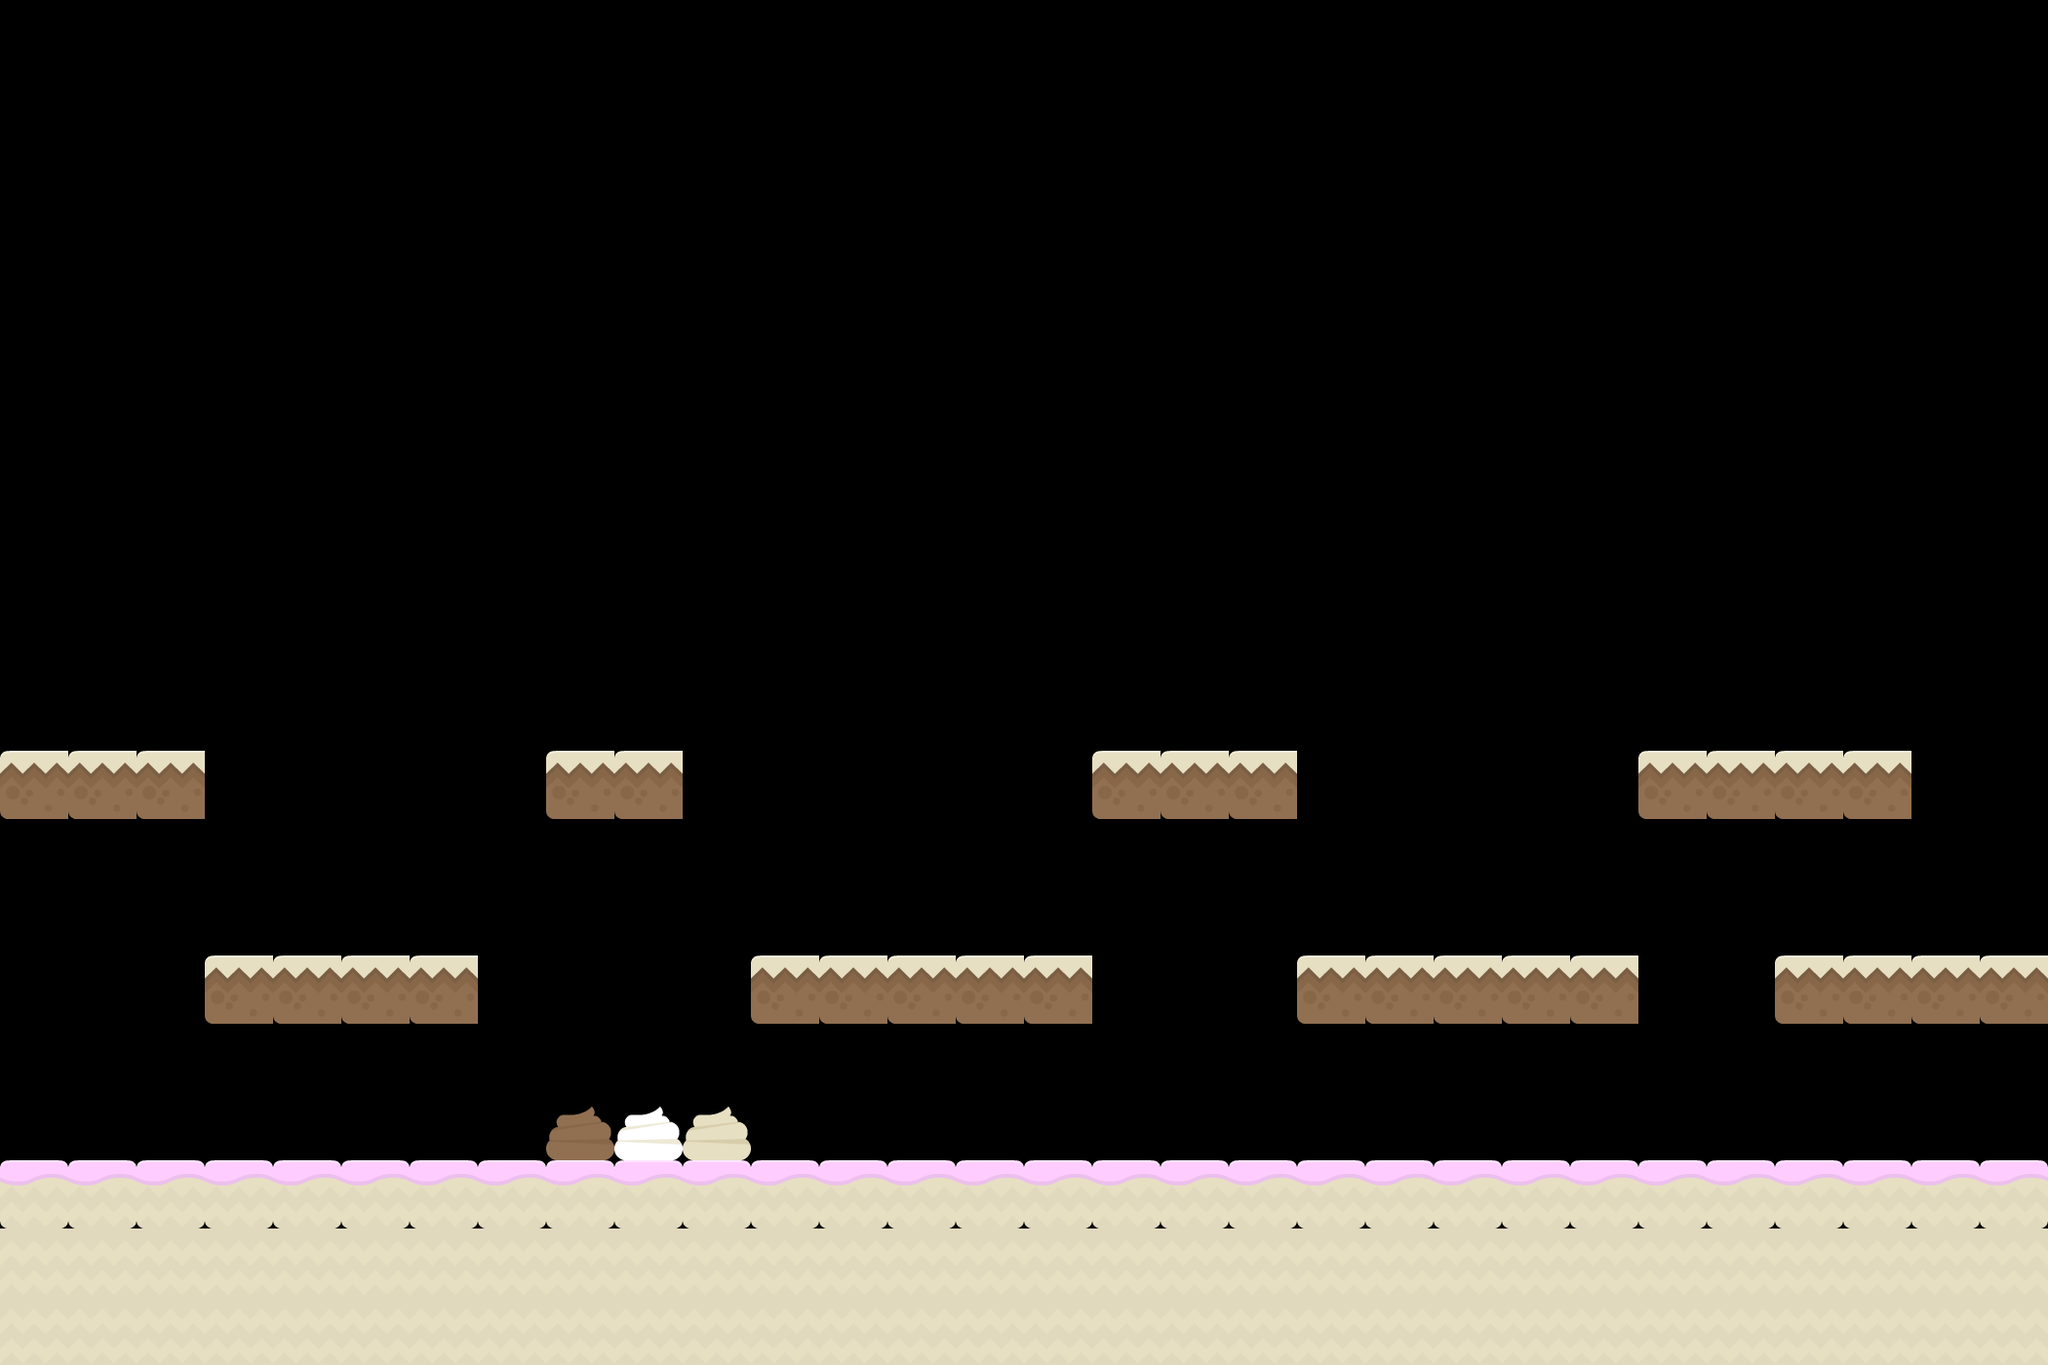

Rendered tile map (Tiled .tmx) drawn with the repository's tilesets; below, a short description and the full map source, tile grids included:
An orthogonal 30x20 tile map with 70x70 px tiles, 2 tile layers (ground, obstacles) and 7 objects (5x star, HeroSpwam, cream).

<map version="1.4" tiledversion="1.4.3" orientation="orthogonal" renderorder="right-down" width="30" height="20" tilewidth="70" tileheight="70" infinite="0" nextlayerid="4" nextobjectid="8">
 <editorsettings>
  <export target="candymap3.json" format="json" />
 </editorsettings>
 <tileset firstgid="1" name="CandyWorld" tilewidth="70" tileheight="70" tilecount="98" columns="14">
  <image source="sheetCandy.png" width="980" height="490" />
  <tile id="1">
   <properties>
    <property name="collides" type="bool" value="true" />
   </properties>
  </tile>
  <tile id="2">
   <properties>
    <property name="collides" type="bool" value="true" />
   </properties>
  </tile>
  <tile id="3">
   <properties>
    <property name="collides" type="bool" value="true" />
   </properties>
  </tile>
  <tile id="4">
   <properties>
    <property name="collides" type="bool" value="true" />
   </properties>
  </tile>
  <tile id="5">
   <properties>
    <property name="collides" type="bool" value="true" />
   </properties>
  </tile>
  <tile id="6">
   <properties>
    <property name="collides" type="bool" value="true" />
   </properties>
  </tile>
  <tile id="7">
   <properties>
    <property name="collides" type="bool" value="true" />
   </properties>
  </tile>
  <tile id="8">
   <properties>
    <property name="collides" type="bool" value="true" />
   </properties>
  </tile>
  <tile id="9">
   <properties>
    <property name="collides" type="bool" value="true" />
   </properties>
  </tile>
  <tile id="10">
   <properties>
    <property name="collides" type="bool" value="true" />
   </properties>
  </tile>
  <tile id="11">
   <properties>
    <property name="collides" type="bool" value="true" />
   </properties>
  </tile>
  <tile id="12">
   <properties>
    <property name="collides" type="bool" value="true" />
   </properties>
  </tile>
  <tile id="13">
   <properties>
    <property name="collides" type="bool" value="true" />
   </properties>
  </tile>
  <tile id="15">
   <properties>
    <property name="collides" type="bool" value="true" />
   </properties>
  </tile>
  <tile id="16">
   <properties>
    <property name="collides" type="bool" value="true" />
   </properties>
  </tile>
  <tile id="17">
   <properties>
    <property name="collides" type="bool" value="true" />
   </properties>
  </tile>
  <tile id="18">
   <properties>
    <property name="collides" type="bool" value="true" />
   </properties>
  </tile>
  <tile id="19">
   <properties>
    <property name="collides" type="bool" value="true" />
   </properties>
  </tile>
  <tile id="20">
   <properties>
    <property name="collides" type="bool" value="true" />
   </properties>
  </tile>
  <tile id="21">
   <properties>
    <property name="collides" type="bool" value="true" />
   </properties>
  </tile>
  <tile id="22">
   <properties>
    <property name="collides" type="bool" value="true" />
   </properties>
  </tile>
  <tile id="23">
   <properties>
    <property name="collides" type="bool" value="true" />
   </properties>
  </tile>
  <tile id="24">
   <properties>
    <property name="collides" type="bool" value="true" />
   </properties>
  </tile>
  <tile id="25">
   <properties>
    <property name="collides" type="bool" value="true" />
   </properties>
  </tile>
  <tile id="26">
   <properties>
    <property name="collides" type="bool" value="true" />
   </properties>
  </tile>
  <tile id="27">
   <properties>
    <property name="collides" type="bool" value="true" />
   </properties>
  </tile>
  <tile id="29">
   <properties>
    <property name="collides" type="bool" value="true" />
   </properties>
  </tile>
  <tile id="30">
   <properties>
    <property name="collides" type="bool" value="true" />
   </properties>
  </tile>
  <tile id="31">
   <properties>
    <property name="collides" type="bool" value="true" />
   </properties>
  </tile>
  <tile id="32">
   <properties>
    <property name="collides" type="bool" value="true" />
   </properties>
  </tile>
  <tile id="33">
   <properties>
    <property name="collides" type="bool" value="true" />
   </properties>
  </tile>
  <tile id="34">
   <properties>
    <property name="collides" type="bool" value="true" />
   </properties>
  </tile>
  <tile id="35">
   <properties>
    <property name="collides" type="bool" value="true" />
   </properties>
  </tile>
  <tile id="36">
   <properties>
    <property name="collides" type="bool" value="true" />
   </properties>
  </tile>
  <tile id="37">
   <properties>
    <property name="collides" type="bool" value="true" />
   </properties>
  </tile>
  <tile id="38">
   <properties>
    <property name="collides" type="bool" value="true" />
   </properties>
  </tile>
  <tile id="39">
   <properties>
    <property name="collides" type="bool" value="true" />
   </properties>
  </tile>
  <tile id="40">
   <properties>
    <property name="collides" type="bool" value="true" />
   </properties>
  </tile>
  <tile id="41">
   <properties>
    <property name="collides" type="bool" value="true" />
   </properties>
  </tile>
  <tile id="43">
   <properties>
    <property name="collides" type="bool" value="true" />
   </properties>
  </tile>
  <tile id="44">
   <properties>
    <property name="collides" type="bool" value="true" />
   </properties>
  </tile>
  <tile id="45">
   <properties>
    <property name="collides" type="bool" value="true" />
   </properties>
  </tile>
  <tile id="46">
   <properties>
    <property name="collides" type="bool" value="true" />
   </properties>
  </tile>
  <tile id="47">
   <properties>
    <property name="collides" type="bool" value="true" />
   </properties>
  </tile>
  <tile id="48">
   <properties>
    <property name="collides" type="bool" value="true" />
   </properties>
  </tile>
  <tile id="49">
   <properties>
    <property name="collides" type="bool" value="true" />
   </properties>
  </tile>
  <tile id="50">
   <properties>
    <property name="collides" type="bool" value="true" />
   </properties>
  </tile>
  <tile id="51">
   <properties>
    <property name="collides" type="bool" value="true" />
   </properties>
  </tile>
  <tile id="52">
   <properties>
    <property name="collides" type="bool" value="true" />
   </properties>
  </tile>
  <tile id="53">
   <properties>
    <property name="collides" type="bool" value="true" />
   </properties>
  </tile>
  <tile id="54">
   <properties>
    <property name="collides" type="bool" value="true" />
   </properties>
  </tile>
  <tile id="55">
   <properties>
    <property name="collides" type="bool" value="true" />
   </properties>
  </tile>
  <tile id="57">
   <properties>
    <property name="collides" type="bool" value="true" />
   </properties>
  </tile>
  <tile id="58">
   <properties>
    <property name="collides" type="bool" value="true" />
   </properties>
  </tile>
  <tile id="59">
   <properties>
    <property name="collides" type="bool" value="true" />
   </properties>
  </tile>
  <tile id="60">
   <properties>
    <property name="collides" type="bool" value="true" />
   </properties>
  </tile>
  <tile id="61">
   <properties>
    <property name="collides" type="bool" value="true" />
   </properties>
  </tile>
  <tile id="62">
   <properties>
    <property name="collides" type="bool" value="true" />
   </properties>
  </tile>
  <tile id="63">
   <properties>
    <property name="collides" type="bool" value="true" />
   </properties>
  </tile>
  <tile id="64">
   <properties>
    <property name="collides" type="bool" value="true" />
   </properties>
  </tile>
  <tile id="65">
   <properties>
    <property name="collides" type="bool" value="true" />
   </properties>
  </tile>
  <tile id="66">
   <properties>
    <property name="collides" type="bool" value="true" />
   </properties>
  </tile>
  <tile id="67">
   <properties>
    <property name="collides" type="bool" value="true" />
   </properties>
  </tile>
  <tile id="68">
   <properties>
    <property name="collides" type="bool" value="true" />
   </properties>
  </tile>
  <tile id="69">
   <properties>
    <property name="collides" type="bool" value="true" />
   </properties>
  </tile>
  <tile id="71">
   <properties>
    <property name="collides" type="bool" value="true" />
   </properties>
  </tile>
  <tile id="72">
   <properties>
    <property name="collides" type="bool" value="true" />
   </properties>
  </tile>
  <tile id="73">
   <properties>
    <property name="collides" type="bool" value="true" />
   </properties>
  </tile>
  <tile id="74">
   <properties>
    <property name="collides" type="bool" value="true" />
   </properties>
  </tile>
  <tile id="75">
   <properties>
    <property name="collides" type="bool" value="true" />
   </properties>
  </tile>
  <tile id="76">
   <properties>
    <property name="collides" type="bool" value="true" />
   </properties>
  </tile>
  <tile id="77">
   <properties>
    <property name="collides" type="bool" value="true" />
   </properties>
  </tile>
  <tile id="78">
   <properties>
    <property name="collides" type="bool" value="true" />
   </properties>
  </tile>
  <tile id="79">
   <properties>
    <property name="collides" type="bool" value="true" />
   </properties>
  </tile>
  <tile id="80">
   <properties>
    <property name="collides" type="bool" value="true" />
   </properties>
  </tile>
  <tile id="81">
   <properties>
    <property name="collides" type="bool" value="true" />
   </properties>
  </tile>
  <tile id="82">
   <properties>
    <property name="collides" type="bool" value="true" />
   </properties>
  </tile>
  <tile id="83">
   <properties>
    <property name="collides" type="bool" value="true" />
   </properties>
  </tile>
  <tile id="85">
   <properties>
    <property name="collides" type="bool" value="true" />
   </properties>
  </tile>
  <tile id="86">
   <properties>
    <property name="collides" type="bool" value="true" />
   </properties>
  </tile>
  <tile id="87">
   <properties>
    <property name="collides" type="bool" value="true" />
   </properties>
  </tile>
  <tile id="88">
   <properties>
    <property name="collides" type="bool" value="true" />
   </properties>
  </tile>
  <tile id="89">
   <properties>
    <property name="collides" type="bool" value="true" />
   </properties>
  </tile>
  <tile id="90">
   <properties>
    <property name="collides" type="bool" value="true" />
   </properties>
  </tile>
  <tile id="91">
   <properties>
    <property name="collides" type="bool" value="true" />
   </properties>
  </tile>
  <tile id="92">
   <properties>
    <property name="collides" type="bool" value="true" />
   </properties>
  </tile>
  <tile id="93">
   <properties>
    <property name="collides" type="bool" value="true" />
   </properties>
  </tile>
  <tile id="94">
   <properties>
    <property name="collides" type="bool" value="true" />
   </properties>
  </tile>
  <tile id="95">
   <properties>
    <property name="collides" type="bool" value="true" />
   </properties>
  </tile>
  <tile id="96">
   <properties>
    <property name="collides" type="bool" value="true" />
   </properties>
  </tile>
  <tile id="97">
   <properties>
    <property name="collides" type="bool" value="true" />
   </properties>
  </tile>
 </tileset>
 <layer id="1" name="ground" width="30" height="20">
  <data encoding="csv">
0,0,0,0,0,0,0,0,0,0,0,0,0,0,0,0,0,0,0,0,0,0,0,0,0,0,0,0,0,0,
0,0,0,0,0,0,0,0,0,0,0,0,0,0,0,0,0,0,0,0,0,0,0,0,0,0,0,0,0,0,
0,0,0,0,0,0,0,0,0,0,0,0,0,0,0,0,0,0,0,0,0,0,0,0,0,0,0,0,0,0,
0,0,0,0,0,0,0,0,0,0,0,0,0,0,0,0,0,0,0,0,0,0,0,0,0,0,0,0,0,0,
0,0,0,0,0,0,0,0,0,0,0,0,0,0,0,0,0,0,0,0,0,0,0,0,0,0,0,0,0,0,
0,0,0,0,0,0,0,0,0,0,0,0,0,0,0,0,0,0,0,0,0,0,0,0,0,0,0,0,0,0,
0,0,0,0,0,0,0,0,0,0,0,0,0,0,0,0,0,0,0,0,0,0,0,0,0,0,0,0,0,0,
0,0,0,0,0,0,0,0,0,0,0,0,0,0,0,0,0,0,0,0,0,0,0,0,0,0,0,0,0,0,
0,0,0,0,0,0,0,0,0,0,0,0,0,0,0,0,0,0,0,0,0,0,0,0,0,0,0,0,0,0,
0,0,0,0,0,0,0,0,0,0,0,0,0,0,0,0,0,0,0,0,0,0,0,0,0,0,0,0,0,0,
0,0,0,0,0,0,0,0,0,0,0,0,0,0,0,0,0,0,0,0,0,0,0,0,0,0,0,0,0,0,
31,31,31,0,0,0,0,0,31,31,0,0,0,0,0,0,31,31,31,0,0,0,0,0,31,31,31,31,0,0,
0,0,0,0,0,0,0,0,0,0,0,0,0,0,0,0,0,0,0,0,0,0,0,0,0,0,0,0,0,0,
0,0,0,0,0,0,0,0,0,0,0,0,0,0,0,0,0,0,0,0,0,0,0,0,0,0,0,0,0,0,
0,0,0,31,31,31,31,0,0,0,0,31,31,31,31,31,0,0,0,31,31,31,31,31,0,0,31,31,31,31,
0,0,0,0,0,0,0,0,0,0,0,0,0,0,0,0,0,0,0,0,0,0,0,0,0,0,0,0,0,0,
0,0,0,0,0,0,0,0,0,0,0,0,0,0,0,0,0,0,0,0,0,0,0,0,0,0,0,0,0,0,
2,2,2,2,2,2,2,2,2,2,2,2,2,2,2,2,2,2,2,2,2,2,2,2,2,2,2,2,2,2,
17,17,17,17,17,17,17,17,17,17,17,17,17,17,17,17,17,17,17,17,17,17,17,17,17,17,17,17,17,17,
17,17,17,17,17,17,17,17,17,17,17,17,17,17,17,17,17,17,17,17,17,17,17,17,17,17,17,17,17,17
</data>
 </layer>
 <objectgroup id="2" name="Objects">
  <object id="1" name="HeroSpwam" x="12.9637" y="1094.14" width="72.5969" height="80.3752" />
  <object id="2" name="star" x="619.667" y="643.001" width="59.6332" height="59.6332" />
  <object id="3" name="star" x="1485.64" y="528.92" width="64.8187" height="59.6332" />
  <object id="4" name="star" x="904.869" y="876.349" width="59.6332" height="54.4477" />
  <object id="5" name="star" x="1477.87" y="873.756" width="62.2259" height="64.8187" />
  <object id="6" name="star" x="88.1534" y="684.485" width="51.8549" height="49.2622" />
  <object id="7" name="cream" x="558.667" y="1140" width="210.667" height="48.6667" />
 </objectgroup>
 <layer id="3" name="obstacles" width="30" height="20">
  <data encoding="csv">
0,0,0,0,0,0,0,0,0,0,0,0,0,0,0,0,0,0,0,0,0,0,0,0,0,0,0,0,0,0,
0,0,0,0,0,0,0,0,0,0,0,0,0,0,0,0,0,0,0,0,0,0,0,0,0,0,0,0,0,0,
0,0,0,0,0,0,0,0,0,0,0,0,0,0,0,0,0,0,0,0,0,0,0,0,0,0,0,0,0,0,
0,0,0,0,0,0,0,0,0,0,0,0,0,0,0,0,0,0,0,0,0,0,0,0,0,0,0,0,0,0,
0,0,0,0,0,0,0,0,0,0,0,0,0,0,0,0,0,0,0,0,0,0,0,0,0,0,0,0,0,0,
0,0,0,0,0,0,0,0,0,0,0,0,0,0,0,0,0,0,0,0,0,0,0,0,0,0,0,0,0,0,
0,0,0,0,0,0,0,0,0,0,0,0,0,0,0,0,0,0,0,0,0,0,0,0,0,0,0,0,0,0,
0,0,0,0,0,0,0,0,0,0,0,0,0,0,0,0,0,0,0,0,0,0,0,0,0,0,0,0,0,0,
0,0,0,0,0,0,0,0,0,0,0,0,0,0,0,0,0,0,0,0,0,0,0,0,0,0,0,0,0,0,
0,0,0,0,0,0,0,0,0,0,0,0,0,0,0,0,0,0,0,0,0,0,0,0,0,0,0,0,0,0,
0,0,0,0,0,0,0,0,0,0,0,0,0,0,0,0,0,0,0,0,0,0,0,0,0,0,0,0,0,0,
0,0,0,0,0,0,0,0,0,0,0,0,0,0,0,0,0,0,0,0,0,0,0,0,0,0,0,0,0,0,
0,0,0,0,0,0,0,0,0,0,0,0,0,0,0,0,0,0,0,0,0,0,0,0,0,0,0,0,0,0,
0,0,0,0,0,0,0,0,0,0,0,0,0,0,0,0,0,0,0,0,0,0,0,0,0,0,0,0,0,0,
0,0,0,0,0,0,0,0,0,0,0,0,0,0,0,0,0,0,0,0,0,0,0,0,0,0,0,0,0,0,
0,0,0,0,0,0,0,0,0,0,0,0,0,0,0,0,0,0,0,0,0,0,0,0,0,0,0,0,0,0,
0,0,0,0,0,0,0,57,59,58,60,0,0,0,0,0,0,0,0,0,0,0,0,0,0,0,0,0,0,0,
0,0,0,0,0,0,0,0,0,0,0,0,0,0,0,0,0,0,0,0,0,0,0,0,0,0,0,0,0,0,
0,0,0,0,0,0,0,0,0,0,0,0,0,0,0,0,0,0,0,0,0,0,0,0,0,0,0,0,0,0,
0,0,0,0,0,0,0,0,0,0,0,0,0,0,0,0,0,0,0,0,0,0,0,0,0,0,0,0,0,0
</data>
 </layer>
</map>
